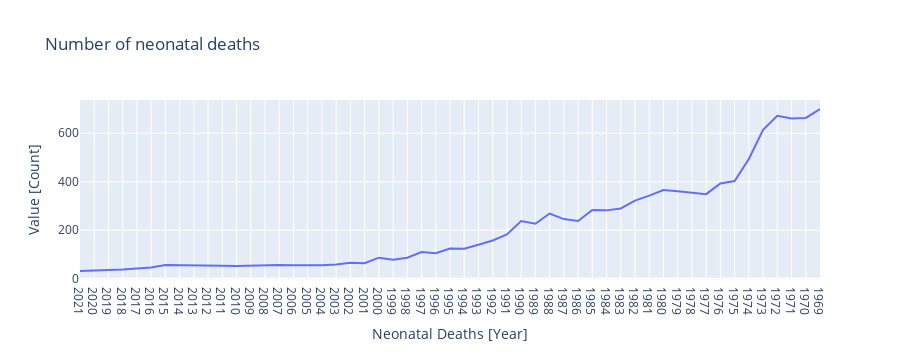

The cell this chart's notebook holds for it:
### Markdown cell above
**Plot a Line Graph to show Trend of Neonatal Deaths by Years**

### Code cell
fig = px.line(num_neo_deaths, x= "Year", y= "Value",
             title= "Number of neonatal deaths")
fig.update_layout(xaxis_title="Neonatal Deaths [Years]", yaxis_title="Value [Count]")
fig.show()

### Figure 1 — Plotly figure (JSON) as saved in the notebook; plotly's stock layout.template omitted (floating-point values rounded to 4 significant figures)
{"data": [{"hovertemplate": "Year=%{x}<br>Value=%{y}<extra></extra>", "legendgroup": "", "line": {"color": "#636efa", "dash": "solid"}, "marker": {"symbol": "circle"}, "mode": "lines", "name": "", "orientation": "v", "showlegend": false, "type": "scatter", "x": ["2021", "2020", "2019", "2018", "2017", "2016", "2015", "2014", "2013", "2012", "2011", "2010", "2009", "2008", "2007", "2006", "2005", "2004", "2003", "2002", "2001", "2000", "1999", "1998", "1997", "1996", "1995", "1994", "1993", "1992", "1991", "1990", "1989", "1988", "1987", "1986", "1985", "1984", "1983", "1982", "1981", "1980", "1979", "1978", "1977", "1976", "1975", "1974", "1973", "1972", "1971", "1970", "1969"], "xaxis": "x", "y": [32, 33, 36, 38, 42, 46, 57, 57, 54, 57, 54, 53, 55, 57, 57, 56, 55, 56, 59, 66, 64, 87, 78, 87, 110, 105, 125, 124, 140, 158, 183, 238, 227, 269, 246, 238, 284, 282, 290, 322, 343, 366, 361, 355, 349, 393, 403, 494, 614, 672, 661, 663, 700], "yaxis": "y"}], "layout": {"autosize": true, "height": 360, "legend": {"tracegroupgap": 0}, "title": {"text": "Number of neonatal deaths"}, "xaxis": {"anchor": "y", "autorange": true, "domain": [0, 1], "range": [0, 52], "title": {"text": "Neonatal Deaths [Year]"}, "type": "category"}, "yaxis": {"anchor": "x", "autorange": true, "domain": [0, 1], "range": [-5.111, 737.1], "title": {"text": "Value [Count]"}, "type": "linear"}}}
